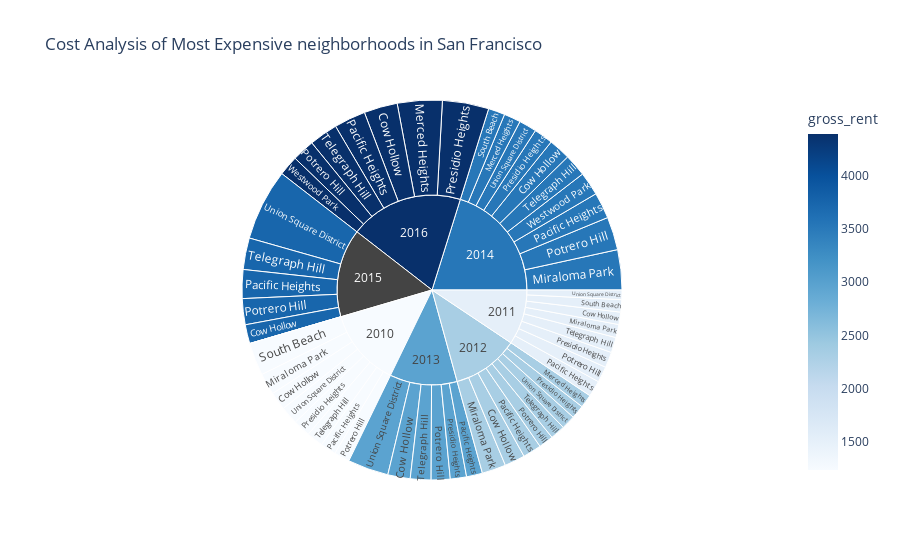

Notebook code cell kept with this figure:
### Code cell
# Sunburst Plot
px.sunburst(
top_10_per_year,
path = [top_10_per_year.index, "neighborhood"],
values = "sale_price_sqr_foot",
color = "gross_rent",
color_continuous_scale = "blues",
title = "Cost Analysis of Most Expensive neighborhoods in San Francisco"
)

### Figure 1 — Plotly figure (JSON) as saved in the notebook; plotly's stock layout.template omitted (floating-point values rounded to 4 significant figures)
{"data": [{"branchvalues": "total", "customdata": [[1239], [1530.0], [2324], [2971], [3528.0], [3739.0], [4390], [2324], [3528], [4390], [1239], [1530], [2324], [3528], [1239], [1530], [2324], [2971], [3528], [3739], [4390], [1239], [1530], [2324], [2971], [3528], [3739], [4390], [1239], [1530], [2324], [2971], [3528], [null], [4390], [1239], [1530], [3528], [1239], [1530], [2324.0], [2971], [3528.0], [3739], [4390], [1239], [1530], [2324], [2971], [3528], [3739.0], [3528.0], [4390], [1239.0], [1530], [2324.0], [2971.0], [3528.0], [null], [4390]], "domain": {"x": [0, 1], "y": [0, 1]}, "hovertemplate": "labels=%{label}<br>sale_price_sqr_foot=%{value}<br>parent=%{parent}<br>id=%{id}<br>gross_rent=%{color}<extra></extra>", "ids": ["2010/Cow Hollow", "2011/Cow Hollow", "2012/Cow Hollow", "2013/Cow Hollow", "2014/Cow Hollow", "2015/Cow Hollow", "2016/Cow Hollow", "2012/Merced Heights", "2014/Merced Heights", "2016/Merced Heights", "2010/Miraloma Park", "2011/Miraloma Park", "2012/Miraloma Park", "2014/Miraloma Park", "2010/Pacific Heights", "2011/Pacific Heights", "2012/Pacific Heights", "2013/Pacific Heights", "2014/Pacific Heights", "2015/Pacific Heights", "2016/Pacific Heights", "2010/Potrero Hill", "2011/Potrero Hill", "2012/Potrero Hill", "2013/Potrero Hill", "2014/Potrero Hill", "2015/Potrero Hill", "2016/Potrero Hill", "2010/Presidio Heights", "2011/Presidio Heights", "2012/Presidio Heights", "2013/Presidio Heights", "2014/Presidio Heights", "2015/Presidio Heights", "2016/Presidio Heights", "2010/South Beach", "2011/South Beach", "2014/South Beach", "2010/Telegraph Hill", "2011/Telegraph Hill", "2012/Telegraph Hill", "2013/Telegraph Hill", "2014/Telegraph Hill", "2015/Telegraph Hill", "2016/Telegraph Hill", "2010/Union Square District", "2011/Union Square District", "2012/Union Square District", "2013/Union Square District", "2014/Union Square District", "2015/Union Square District", "2014/Westwood Park", "2016/Westwood Park", "2010", "2011", "2012", "2013", "2014", "2015", "2016"], "labels": ["Cow Hollow", "Cow Hollow", "Cow Hollow", "Cow Hollow", "Cow Hollow", "Cow Hollow", "Cow Hollow", "Merced Heights", "Merced Heights", "Merced Heights", "Miraloma Park", "Miraloma Park", "Miraloma Park", "Miraloma Park", "Pacific Heights", "Pacific Heights", "Pacific Heights", "Pacific Heights", "Pacific Heights", "Pacific Heights", "Pacific Heights", "Potrero Hill", "Potrero Hill", "Potrero Hill", "Potrero Hill", "Potrero Hill", "Potrero Hill", "Potrero Hill", "Presidio Heights", "Presidio Heights", "Presidio Heights", "Presidio Heights", "Presidio Heights", "Presidio Heights", "Presidio Heights", "South Beach", "South Beach", "South Beach", "Telegraph Hill", "Telegraph Hill", "Telegraph Hill", "Telegraph Hill", "Telegraph Hill", "Telegraph Hill", "Telegraph Hill", "Union Square District", "Union Square District", "Union Square District", "Union Square District", "Union Square District", "Union Square District", "Westwood Park", "Westwood Park", "2010", "2011", "2012", "2013", "2014", "2015", "2016"], "marker": {"coloraxis": "coloraxis", "colors": [1239, 1530.0, 2324, 2971, 3528.0, 3739.0, 4390, 2324, 3528, 4390, 1239, 1530, 2324, 3528, 1239, 1530, 2324, 2971, 3528, 3739, 4390, 1239, 1530, 2324, 2971, 3528, 3739, 4390, 1239, 1530, 2324, 2971, 3528, null, 4390, 1239, 1530, 3528, 1239, 1530, 2324.0, 2971, 3528.0, 3739, 4390, 1239, 1530, 2324, 2971, 3528, 3739.0, 3528.0, 4390, 1239.0, 1530, 2324.0, 2971.0, 3528.0, null, 4390]}, "name": "", "parents": ["2010", "2011", "2012", "2013", "2014", "2015", "2016", "2012", "2014", "2016", "2010", "2011", "2012", "2014", "2010", "2011", "2012", "2013", "2014", "2015", "2016", "2010", "2011", "2012", "2013", "2014", "2015", "2016", "2010", "2011", "2012", "2013", "2014", "2015", "2016", "2010", "2011", "2014", "2010", "2011", "2012", "2013", "2014", "2015", "2016", "2010", "2011", "2012", "2013", "2014", "2015", "2014", "2016", "", "", "", "", "", "", ""], "type": "sunburst", "values": [569.4, 390.6, 644.8, 707.4, 691.9, 598.6, 1059.0, 421.1, 528.7, 1417.0, 680.6, 414.7, 756.2, 1268.0, 496.5, 509.0, 586.2, 503.9, 824.7, 910.2, 996.4, 491.5, 503.1, 466.6, 598.7, 1045.0, 821.3, 707.7, 549.4, 493.8, 426.6, 512.8, 603.5, 0, 1466.0, 1037.0, 388.6, 524.6, 524.8, 483.4, 465.8, 653.3, 708.2, 997.0, 903.0, 569.2, 302.1, 445.2, 1290.0, 558.3, 2259.0, 743.0, 631.2, 4918.0, 3485.0, 4213.0, 4267.0, 7496.0, 5586.0, 7180.0]}], "layout": {"coloraxis": {"colorbar": {"title": {"text": "gross_rent"}}, "colorscale": [[0, "rgb(247,251,255)"], [0.125, "rgb(222,235,247)"], [0.25, "rgb(198,219,239)"], [0.375, "rgb(158,202,225)"], [0.5, "rgb(107,174,214)"], [0.625, "rgb(66,146,198)"], [0.75, "rgb(33,113,181)"], [0.875, "rgb(8,81,156)"], [1, "rgb(8,48,107)"]]}, "legend": {"tracegroupgap": 0}, "title": {"text": "Cost Analysis of Most Expensive neighborhoods in San Francisco"}}}
